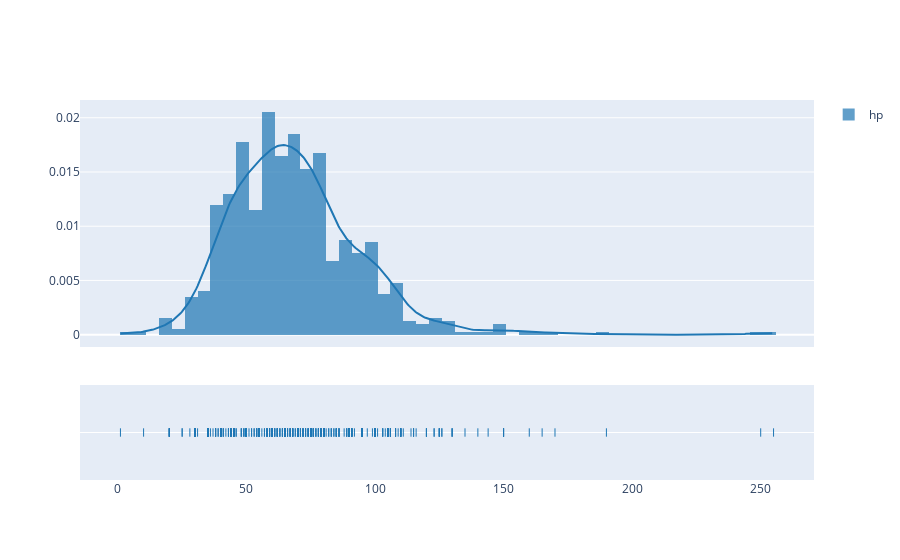

The code cell stored with this chart in its notebook:
### Code cell
# melihat distribusi dari kolom hp
fig = ff.create_distplot([df.hp],['hp'],bin_size=5)
iplot(fig, filename='Basic Distplot')

### Figure 1 — Plotly figure (JSON) as saved in the notebook; plotly's stock layout.template omitted (floating-point values rounded to 4 significant figures; data arrays with more than 128 entries replaced by an {"elided": "..."} marker saying what was removed)
{"data": [{"autobinx": false, "histnorm": "probability density", "legendgroup": "hp", "marker": {"color": "rgb(31, 119, 180)"}, "name": "hp", "opacity": 0.7, "type": "histogram", "x": {"elided": "800 int values"}, "xaxis": "x", "xbins": {"end": 255, "size": 5, "start": 1}, "yaxis": "y"}, {"legendgroup": "hp", "marker": {"color": "rgb(31, 119, 180)"}, "mode": "lines", "name": "hp", "showlegend": false, "type": "scatter", "x": {"elided": "500 float values"}, "xaxis": "x", "y": {"elided": "500 float values"}, "yaxis": "y"}, {"legendgroup": "hp", "marker": {"color": "rgb(31, 119, 180)", "symbol": "line-ns-open"}, "mode": "markers", "name": "hp", "showlegend": false, "type": "scatter", "x": {"elided": "800 int values"}, "xaxis": "x", "y": {"elided": "800 str values"}, "yaxis": "y2"}], "layout": {"barmode": "overlay", "hovermode": "closest", "legend": {"traceorder": "reversed"}, "xaxis": {"anchor": "y2", "domain": [0, 1], "zeroline": false}, "yaxis": {"anchor": "free", "domain": [0.35, 1], "position": 0}, "yaxis2": {"anchor": "x", "domain": [0, 0.25], "dtick": 1, "showticklabels": false}}}
